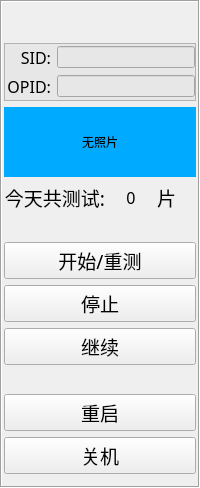
        <widget class="QFrame" name="frame_4">
         <property name="frameShape">
          <enum>QFrame::Box</enum>
         </property>
         <property name="frameShadow">
          <enum>QFrame::Sunken</enum>
         </property>
         <layout class="QVBoxLayout" name="verticalLayout_7">
          <property name="leftMargin">
           <number>2</number>
          </property>
          <property name="topMargin">
           <number>0</number>
          </property>
          <property name="rightMargin">
           <number>2</number>
          </property>
          <property name="bottomMargin">
           <number>0</number>
          </property>
          <item>
           <layout class="QVBoxLayout" name="verticalLayout_4" stretch="3,0,6,1,2,1,1,1,2,1,1,1">
            <item>
             <widget class="QLabel" name="label_5">
              <property name="font">
               <font>
                <family>等线</family>
                <pointsize>14</pointsize>
               </font>
              </property>
              <property name="frameShape">
               <enum>QFrame::Panel</enum>
              </property>
              <property name="frameShadow">
               <enum>QFrame::Plain</enum>
              </property>
              <property name="lineWidth">
               <number>0</number>
              </property>
              <property name="text">
               <string/>
              </property>
              <property name="pixmap">
               <pixmap resource="../images/images.qrc">:/images/Lanner-logo.png</pixmap>
              </property>
              <property name="alignment">
               <set>Qt::AlignCenter</set>
              </property>
             </widget>
            </item>
            <item>
             <widget class="QFrame" name="frame_2">
              <property name="font">
               <font>
                <family>等线</family>
                <pointsize>12</pointsize>
               </font>
              </property>
              <property name="styleSheet">
               <string notr="true">background-color: rgb(231, 231, 231);</string>
              </property>
              <property name="frameShape">
               <enum>QFrame::StyledPanel</enum>
              </property>
              <property name="frameShadow">
               <enum>QFrame::Sunken</enum>
              </property>
              <layout class="QVBoxLayout" name="verticalLayout_3">
               <property name="leftMargin">
                <number>0</number>
               </property>
               <property name="topMargin">
                <number>2</number>
               </property>
               <property name="rightMargin">
                <number>0</number>
               </property>
               <property name="bottomMargin">
                <number>2</number>
               </property>
               <item>
                <layout class="QHBoxLayout" name="horizontalLayout_14" stretch="1,3">
                 <item>
                  <widget class="QLabel" name="label_10">
                   <property name="font">
                    <font>
                     <family>等线</family>
                     <pointsize>12</pointsize>
                    </font>
                   </property>
                   <property name="text">
                    <string>SID:</string>
                   </property>
                   <property name="alignment">
                    <set>Qt::AlignRight|Qt::AlignTrailing|Qt::AlignVCenter</set>
                   </property>
                  </widget>
                 </item>
                 <item>
                  <widget class="QLineEdit" name="editSID">
                   <property name="clearButtonEnabled">
                    <bool>false</bool>
                   </property>
                  </widget>
                 </item>
                </layout>
               </item>
               <item>
                <layout class="QHBoxLayout" name="horizontalLayout_5" stretch="1,3">
                 <item>
                  <widget class="QLabel" name="label_11">
                   <property name="font">
                    <font>
                     <family>等线</family>
                     <pointsize>12</pointsize>
                    </font>
                   </property>
                   <property name="text">
                    <string>OPID:</string>
                   </property>
                   <property name="alignment">
                    <set>Qt::AlignRight|Qt::AlignTrailing|Qt::AlignVCenter</set>
                   </property>
                  </widget>
                 </item>
                 <item>
                  <widget class="QLineEdit" name="editOPID">
                   <property name="sizePolicy">
                    <sizepolicy hsizetype="Expanding" vsizetype="Fixed">
                     <horstretch>0</horstretch>
                     <verstretch>0</verstretch>
                    </sizepolicy>
                   </property>
                  </widget>
                 </item>
                </layout>
               </item>
              </layout>
             </widget>
            </item>
            <item>
             <widget class="QLabel" name="labelImage">
              <property name="sizePolicy">
               <sizepolicy hsizetype="Expanding" vsizetype="Expanding">
                <horstretch>0</horstretch>
                <verstretch>0</verstretch>
               </sizepolicy>
              </property>
              <property name="minimumSize">
               <size>
                <width>0</width>
                <height>0</height>
               </size>
              </property>
              <property name="maximumSize">
               <size>
                <width>16777215</width>
                <height>16777215</height>
               </size>
              </property>
              <property name="styleSheet">
               <string notr="true">background-color: rgb(0, 170, 255);
font: 20pt &quot;新宋体&quot;;</string>
              </property>
              <property name="text">
               <string>无照片</string>
              </property>
              <property name="scaledContents">
               <bool>false</bool>
              </property>
              <property name="alignment">
               <set>Qt::AlignCenter</set>
              </property>
             </widget>
            </item>
            <item>
             <layout class="QHBoxLayout" name="horizontalLayout_4" stretch="2,1,1">
              <item>
               <widget class="QLabel" name="label_9">
                <property name="font">
                 <font>
                  <family>等线</family>
                  <pointsize>14</pointsize>
                 </font>
                </property>
                <property name="text">
                 <string>今天共测试:</string>
                </property>
                <property name="alignment">
                 <set>Qt::AlignRight|Qt::AlignTrailing|Qt::AlignVCenter</set>
                </property>
               </widget>
              </item>
              <item>
               <widget class="QLabel" name="labelTestNumber">
                <property name="font">
                 <font>
                  <family>等线</family>
                  <pointsize>12</pointsize>
                 </font>
                </property>
                <property name="text">
                 <string>0</string>
                </property>
                <property name="alignment">
                 <set>Qt::AlignCenter</set>
                </property>
               </widget>
              </item>
              <item>
               <widget class="QLabel" name="label_13">
                <property name="font">
                 <font>
                  <family>Agency FB</family>
                  <pointsize>14</pointsize>
                 </font>
                </property>
                <property name="text">
                 <string>片</string>
                </property>
               </widget>
              </item>
             </layout>
            </item>
            <item>
             <spacer name="verticalSpacer_6">
              <property name="orientation">
               <enum>Qt::Vertical</enum>
              </property>
              <property name="sizeHint" stdset="0">
               <size>
                <width>20</width>
                <height>40</height>
               </size>
              </property>
             </spacer>
            </item>
            <item>
             <widget class="QPushButton" name="btnRetry">
              <property name="sizePolicy">
               <sizepolicy hsizetype="Minimum" vsizetype="Preferred">
                <horstretch>0</horstretch>
                <verstretch>0</verstretch>
               </sizepolicy>
              </property>
              <property name="font">
               <font>
                <family>等线</family>
                <pointsize>14</pointsize>
               </font>
              </property>
              <property name="text">
               <string>开始/重测</string>
              </property>
             </widget>
            </item>
            <item>
             <widget class="QPushButton" name="btnStop">
              <property name="font">
               <font>
                <family>等线</family>
                <pointsize>14</pointsize>
               </font>
              </property>
              <property name="text">
               <string>停止</string>
              </property>
             </widget>
            </item>
            <item>
             <widget class="QPushButton" name="btnContinue">
              <property name="sizePolicy">
               <sizepolicy hsizetype="Minimum" vsizetype="Preferred">
                <horstretch>0</horstretch>
                <verstretch>0</verstretch>
               </sizepolicy>
              </property>
              <property name="font">
               <font>
                <family>等线</family>
                <pointsize>14</pointsize>
               </font>
              </property>
              <property name="text">
               <string>继续</string>
              </property>
             </widget>
            </item>
            <item>
             <spacer name="verticalSpacer_2">
              <property name="orientation">
               <enum>Qt::Vertical</enum>
              </property>
              <property name="sizeHint" stdset="0">
               <size>
                <width>20</width>
                <height>40</height>
               </size>
              </property>
             </spacer>
            </item>
            <item>
             <widget class="QPushButton" name="btnContinue_2">
              <property name="sizePolicy">
               <sizepolicy hsizetype="Minimum" vsizetype="Preferred">
                <horstretch>0</horstretch>
                <verstretch>0</verstretch>
               </sizepolicy>
              </property>
              <property name="font">
               <font>
                <family>等线</family>
                <pointsize>14</pointsize>
               </font>
              </property>
              <property name="text">
               <string>重启</string>
              </property>
             </widget>
            </item>
            <item>
             <widget class="QPushButton" name="btnContinue_3">
              <property name="sizePolicy">
               <sizepolicy hsizetype="Minimum" vsizetype="Preferred">
                <horstretch>0</horstretch>
                <verstretch>0</verstretch>
               </sizepolicy>
              </property>
              <property name="font">
               <font>
                <family>等线</family>
                <pointsize>14</pointsize>
               </font>
              </property>
              <property name="text">
               <string>关机</string>
              </property>
             </widget>
            </item>
            <item>
             <spacer name="verticalSpacer">
              <property name="orientation">
               <enum>Qt::Vertical</enum>
              </property>
              <property name="sizeHint" stdset="0">
               <size>
                <width>20</width>
                <height>40</height>
               </size>
              </property>
             </spacer>
            </item>
           </layout>
          </item>
         </layout>
        </widget>
